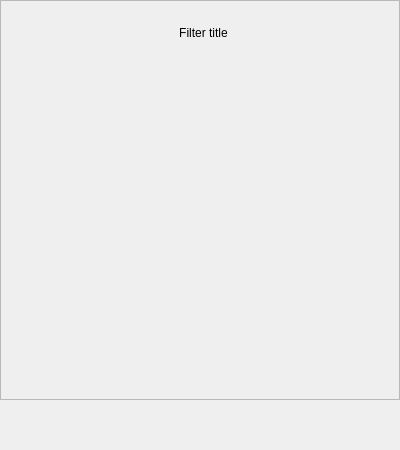
<?xml version="1.0" encoding="UTF-8"?>
<ui version="4.0">
 <class>FilterWidget</class>
 <widget class="QWidget" name="FilterWidget">
  <property name="geometry">
   <rect>
    <x>0</x>
    <y>0</y>
    <width>400</width>
    <height>450</height>
   </rect>
  </property>
  <property name="windowTitle">
   <string>Form</string>
  </property>
  <widget class="QFrame" name="frame">
   <property name="geometry">
    <rect>
     <x>0</x>
     <y>0</y>
     <width>400</width>
     <height>400</height>
    </rect>
   </property>
   <property name="frameShape">
    <enum>QFrame::StyledPanel</enum>
   </property>
   <property name="frameShadow">
    <enum>QFrame::Raised</enum>
   </property>
   <widget class="QLabel" name="titleLabel">
    <property name="geometry">
     <rect>
      <x>165</x>
      <y>20</y>
      <width>77</width>
      <height>26</height>
     </rect>
    </property>
    <property name="text">
     <string>Filter title</string>
    </property>
    <property name="alignment">
     <set>Qt::AlignCenter</set>
    </property>
   </widget>
   <widget class="QLabel" name="thumbnailLabel">
    <property name="geometry">
     <rect>
      <x>40</x>
      <y>80</y>
      <width>320</width>
      <height>320</height>
     </rect>
    </property>
    <property name="text">
     <string/>
    </property>
    <property name="pixmap">
     <pixmap resource="filter-plugin-designer.qrc">:/lenna.jpg</pixmap>
    </property>
    <property name="alignment">
     <set>Qt::AlignCenter</set>
    </property>
   </widget>
  </widget>
 </widget>
 <resources>
  <include location="filter-plugin-designer.qrc"/>
 </resources>
 <connections/>
</ui>
